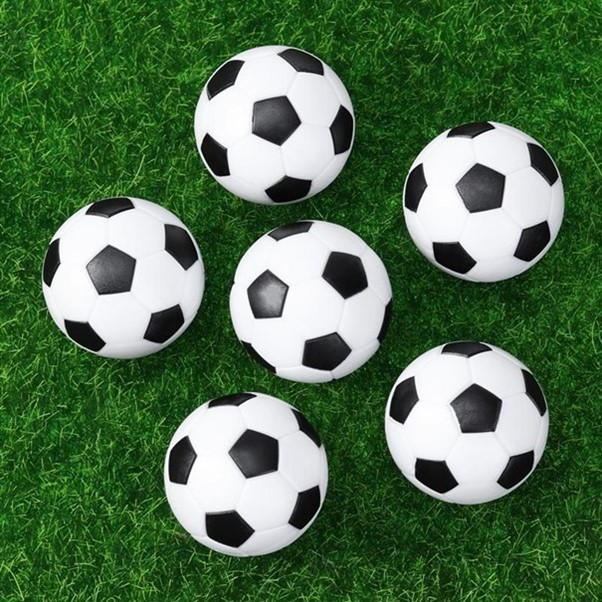
%> input picture E35/top.jpg, 602 x 602 px
$ octave E35.m   (GNU Octave 9; MATLAB toolbox functions it lacks are replaced by stand-ins)
%> lines starting %> are read from the running program, lines starting %| are printed output that depends on the picture; in (x1, y1, x2, y2) boxes, pixels count from 0 and x2, y2 are one past the last pixel; in counts of white or black regions, pixels touching at a corner belong together; the program's own positions count from 1
clc; clear; close all; warning off all;
im = imread("top.jpg");
%> im is the input picture: size 602x602x3 uint8; mean R, G, B 82, 112.8, 78.2
bw_im = imbinarize(rgb2gray(im));
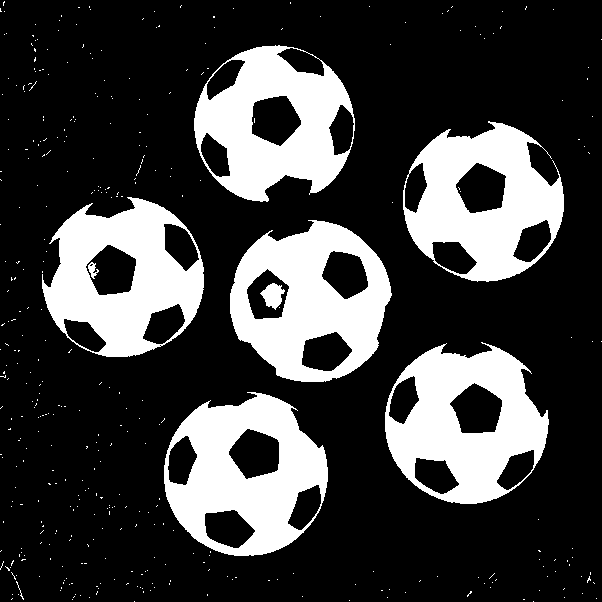
%> bw_im: size 602x602 logical; 24.8% white; 391 white regions (382 under 20 px), largest, box (x1, y1, x2, y2) and area: (164, 392, 328, 556) 15344, (230, 220, 392, 382) 15197, (385, 342, 549, 504) 15109
stats = regionprops(bw_im, 'Centroid', 'MajorAxisLength', 'Area');
%> stats = 391 regions; largest, Area, Centroid and MajorAxisLength: 15344 [246.2 474.5] 165.1, 15197 [311.2 301.5] 164.8, 15109 [466.5 423.4] 161.7, 14546 [123 278] 160.9, 14459 [484.2 201.8] 159.8
figure, imshow(im);
hold on;
top_sayisi = 0;
for i = 1:numel(stats)
    radius = stats(i).MajorAxisLength / 2;
    if stats(i).Area > 5000 && radius > 30
        viscircles(stats(i).Centroid, radius, 'EdgeColor', 'y', 'LineWidth', 4);
        top_sayisi = top_sayisi + 1;
    end
end
%> this loop made 391 passes
%> radius on passes 1 to 3: 2.44, 1.15, 1.53
%> after the loop, top_sayisi = 6
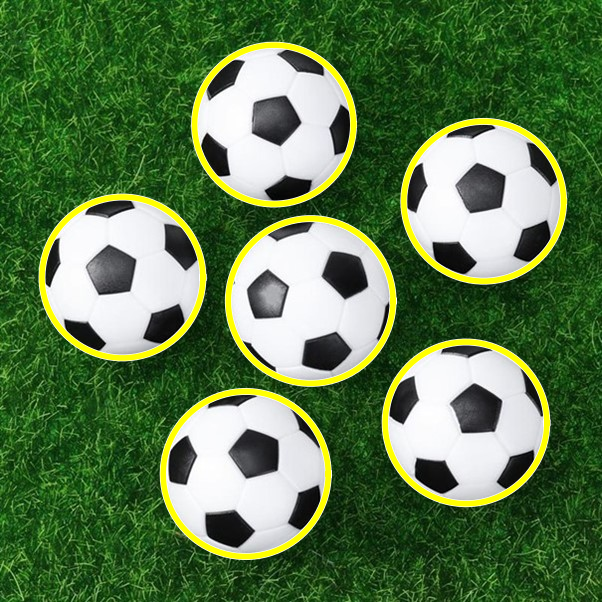
%> figure redrawn from the program's plot data
hold off;
fprintf('TOP SAYISI: %d\n', top_sayisi);
%| TOP SAYISI: 6
